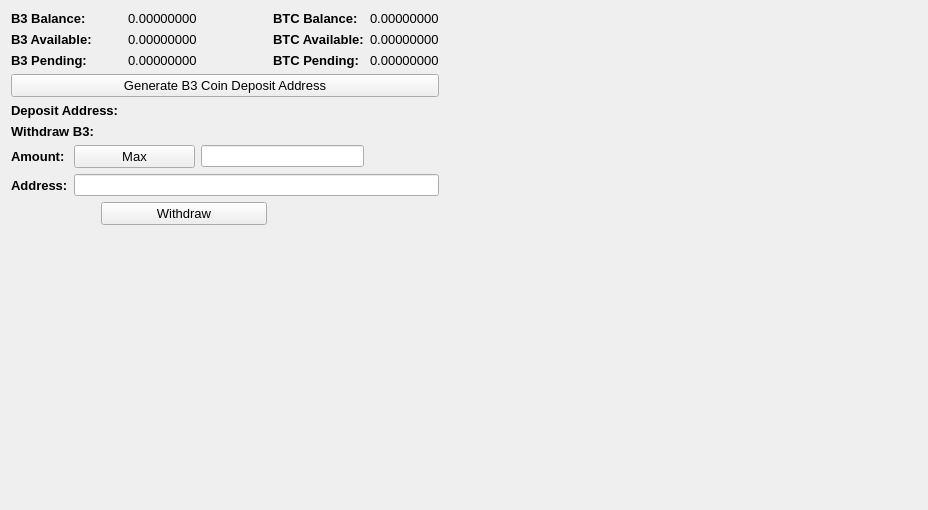
     <widget class="QWidget" name="BalanceTab">
      <attribute name="title">
       <string>Balance</string>
      </attribute>
      <layout class="QGridLayout" name="gridLayout_2">
       <item row="0" column="0" colspan="2">
        <widget class="QLabel" name="label_11">
         <property name="font">
          <font>
           <pointsize>10</pointsize>
           <weight>75</weight>
           <bold>true</bold>
          </font>
         </property>
         <property name="text">
          <string>B3 Balance:</string>
         </property>
        </widget>
       </item>
       <item row="0" column="3" colspan="2">
        <widget class="QLabel" name="TXBalanceLabel">
         <property name="font">
          <font>
           <pointsize>10</pointsize>
          </font>
         </property>
         <property name="text">
          <string>0.00000000</string>
         </property>
         <property name="textInteractionFlags">
          <set>Qt::LinksAccessibleByMouse|Qt::TextSelectableByMouse</set>
         </property>
        </widget>
       </item>
       <item row="0" column="5">
        <widget class="QLabel" name="label_12">
         <property name="font">
          <font>
           <pointsize>10</pointsize>
           <weight>75</weight>
           <bold>true</bold>
          </font>
         </property>
         <property name="text">
          <string>BTC Balance:</string>
         </property>
        </widget>
       </item>
       <item row="0" column="6">
        <widget class="QLabel" name="BitcoinBalanceLabel">
         <property name="font">
          <font>
           <pointsize>10</pointsize>
          </font>
         </property>
         <property name="text">
          <string>0.00000000</string>
         </property>
         <property name="textInteractionFlags">
          <set>Qt::LinksAccessibleByMouse|Qt::TextSelectableByMouse</set>
         </property>
        </widget>
       </item>
       <item row="0" column="7" rowspan="10">
        <spacer name="horizontalSpacer_4">
         <property name="orientation">
          <enum>Qt::Horizontal</enum>
         </property>
         <property name="sizeHint" stdset="0">
          <size>
           <width>478</width>
           <height>488</height>
          </size>
         </property>
        </spacer>
       </item>
       <item row="1" column="0" colspan="2">
        <widget class="QLabel" name="label_13">
         <property name="font">
          <font>
           <pointsize>10</pointsize>
           <weight>75</weight>
           <bold>true</bold>
          </font>
         </property>
         <property name="text">
          <string>B3 Available:</string>
         </property>
        </widget>
       </item>
       <item row="1" column="3" colspan="2">
        <widget class="QLabel" name="TXAvailableLabel_2">
         <property name="font">
          <font>
           <pointsize>10</pointsize>
          </font>
         </property>
         <property name="text">
          <string>0.00000000</string>
         </property>
         <property name="textInteractionFlags">
          <set>Qt::LinksAccessibleByMouse|Qt::TextSelectableByMouse</set>
         </property>
        </widget>
       </item>
       <item row="1" column="5">
        <widget class="QLabel" name="label_15">
         <property name="font">
          <font>
           <pointsize>10</pointsize>
           <weight>75</weight>
           <bold>true</bold>
          </font>
         </property>
         <property name="text">
          <string>BTC Available:</string>
         </property>
        </widget>
       </item>
       <item row="1" column="6">
        <widget class="QLabel" name="BitcoinAvailableLabel">
         <property name="font">
          <font>
           <pointsize>10</pointsize>
          </font>
         </property>
         <property name="text">
          <string>0.00000000</string>
         </property>
         <property name="textInteractionFlags">
          <set>Qt::LinksAccessibleByMouse|Qt::TextSelectableByMouse</set>
         </property>
        </widget>
       </item>
       <item row="2" column="0" colspan="2">
        <widget class="QLabel" name="label_14">
         <property name="font">
          <font>
           <pointsize>10</pointsize>
           <weight>75</weight>
           <bold>true</bold>
          </font>
         </property>
         <property name="text">
          <string>B3 Pending:</string>
         </property>
        </widget>
       </item>
       <item row="2" column="3" colspan="2">
        <widget class="QLabel" name="TXPendingLabel">
         <property name="font">
          <font>
           <pointsize>10</pointsize>
          </font>
         </property>
         <property name="text">
          <string>0.00000000</string>
         </property>
         <property name="textInteractionFlags">
          <set>Qt::LinksAccessibleByMouse|Qt::TextSelectableByMouse</set>
         </property>
        </widget>
       </item>
       <item row="2" column="5">
        <widget class="QLabel" name="label_31">
         <property name="font">
          <font>
           <pointsize>10</pointsize>
           <weight>75</weight>
           <bold>true</bold>
          </font>
         </property>
         <property name="text">
          <string>BTC Pending:</string>
         </property>
        </widget>
       </item>
       <item row="2" column="6">
        <widget class="QLabel" name="BitcoinPendingLabel">
         <property name="font">
          <font>
           <pointsize>10</pointsize>
          </font>
         </property>
         <property name="text">
          <string>0.00000000</string>
         </property>
         <property name="textInteractionFlags">
          <set>Qt::LinksAccessibleByMouse|Qt::TextSelectableByMouse</set>
         </property>
        </widget>
       </item>
       <item row="3" column="0" colspan="7">
        <widget class="QPushButton" name="GenDepositBTN">
         <property name="font">
          <font>
           <pointsize>10</pointsize>
          </font>
         </property>
         <property name="text">
          <string>Generate B3 Coin Deposit Address</string>
         </property>
        </widget>
       </item>
       <item row="4" column="0" colspan="3">
        <widget class="QLabel" name="label_33">
         <property name="font">
          <font>
           <pointsize>10</pointsize>
           <weight>75</weight>
           <bold>true</bold>
          </font>
         </property>
         <property name="text">
          <string>Deposit Address:</string>
         </property>
        </widget>
       </item>
       <item row="4" column="3" colspan="4">
        <widget class="QLabel" name="DepositAddressLabel">
         <property name="minimumSize">
          <size>
           <width>311</width>
           <height>0</height>
          </size>
         </property>
         <property name="palette">
          <palette>
           <active>
            <colorrole role="WindowText">
             <brush brushstyle="SolidPattern">
              <color alpha="255">
               <red>0</red>
               <green>0</green>
               <blue>0</blue>
              </color>
             </brush>
            </colorrole>
            <colorrole role="Text">
             <brush brushstyle="SolidPattern">
              <color alpha="255">
               <red>0</red>
               <green>0</green>
               <blue>255</blue>
              </color>
             </brush>
            </colorrole>
           </active>
           <inactive>
            <colorrole role="WindowText">
             <brush brushstyle="SolidPattern">
              <color alpha="255">
               <red>0</red>
               <green>0</green>
               <blue>0</blue>
              </color>
             </brush>
            </colorrole>
            <colorrole role="Text">
             <brush brushstyle="SolidPattern">
              <color alpha="255">
               <red>0</red>
               <green>0</green>
               <blue>255</blue>
              </color>
             </brush>
            </colorrole>
           </inactive>
           <disabled>
            <colorrole role="WindowText">
             <brush brushstyle="SolidPattern">
              <color alpha="255">
               <red>120</red>
               <green>120</green>
               <blue>120</blue>
              </color>
             </brush>
            </colorrole>
            <colorrole role="Text">
             <brush brushstyle="SolidPattern">
              <color alpha="255">
               <red>120</red>
               <green>120</green>
               <blue>120</blue>
              </color>
             </brush>
            </colorrole>
           </disabled>
          </palette>
         </property>
         <property name="font">
          <font>
           <pointsize>10</pointsize>
           <weight>75</weight>
           <bold>true</bold>
          </font>
         </property>
         <property name="text">
          <string/>
         </property>
         <property name="alignment">
          <set>Qt::AlignRight|Qt::AlignTrailing|Qt::AlignVCenter</set>
         </property>
         <property name="textInteractionFlags">
          <set>Qt::LinksAccessibleByMouse|Qt::TextSelectableByKeyboard|Qt::TextSelectableByMouse</set>
         </property>
        </widget>
       </item>
       <item row="5" column="0" colspan="2">
        <widget class="QLabel" name="label_34">
         <property name="font">
          <font>
           <pointsize>10</pointsize>
           <weight>75</weight>
           <bold>true</bold>
          </font>
         </property>
         <property name="text">
          <string>Withdraw B3:</string>
         </property>
        </widget>
       </item>
       <item row="6" column="0">
        <widget class="QLabel" name="label_26">
         <property name="font">
          <font>
           <pointsize>10</pointsize>
           <weight>75</weight>
           <bold>true</bold>
          </font>
         </property>
         <property name="text">
          <string>Amount:</string>
         </property>
        </widget>
       </item>
       <item row="6" column="1" colspan="3">
        <widget class="QPushButton" name="Withdraw_Max_Amount">
         <property name="font">
          <font>
           <pointsize>10</pointsize>
          </font>
         </property>
         <property name="text">
          <string>Max</string>
         </property>
        </widget>
       </item>
       <item row="6" column="4" colspan="2">
        <widget class="QLineEdit" name="WithdrawUnitsInput">
         <property name="font">
          <font>
           <pointsize>9</pointsize>
           <weight>75</weight>
           <bold>true</bold>
          </font>
         </property>
         <property name="text">
          <string/>
         </property>
        </widget>
       </item>
       <item row="7" column="0">
        <widget class="QLabel" name="label_10">
         <property name="font">
          <font>
           <pointsize>10</pointsize>
           <weight>75</weight>
           <bold>true</bold>
          </font>
         </property>
         <property name="text">
          <string>Address:</string>
         </property>
        </widget>
       </item>
       <item row="7" column="1" colspan="6">
        <widget class="QLineEdit" name="WithdrawAddress">
         <property name="font">
          <font>
           <pointsize>9</pointsize>
           <weight>75</weight>
           <bold>true</bold>
          </font>
         </property>
        </widget>
       </item>
       <item row="8" column="2" colspan="3">
        <widget class="QPushButton" name="WithdrawUnitsBtn">
         <property name="font">
          <font>
           <pointsize>10</pointsize>
          </font>
         </property>
         <property name="text">
          <string>Withdraw</string>
         </property>
        </widget>
       </item>
       <item row="9" column="0" colspan="7">
        <spacer name="verticalSpacer">
         <property name="orientation">
          <enum>Qt::Vertical</enum>
         </property>
         <property name="sizeHint" stdset="0">
          <size>
           <width>428</width>
           <height>262</height>
          </size>
         </property>
        </spacer>
       </item>
      </layout>
      <zorder>label_31</zorder>
      <zorder>label_15</zorder>
      <zorder>label_12</zorder>
      <zorder>label_14</zorder>
      <zorder>label_13</zorder>
      <zorder>label_11</zorder>
      <zorder>BitcoinBalanceLabel</zorder>
      <zorder>TXBalanceLabel</zorder>
      <zorder>TXAvailableLabel_2</zorder>
      <zorder>TXPendingLabel</zorder>
      <zorder>BitcoinAvailableLabel</zorder>
      <zorder>BitcoinPendingLabel</zorder>
      <zorder>label_33</zorder>
      <zorder>GenDepositBTN</zorder>
      <zorder>DepositAddressLabel</zorder>
      <zorder>Withdraw_Max_Amount</zorder>
      <zorder>label_34</zorder>
      <zorder>WithdrawUnitsInput</zorder>
      <zorder>label_10</zorder>
      <zorder>label_26</zorder>
      <zorder>WithdrawAddress</zorder>
      <zorder>WithdrawUnitsBtn</zorder>
      <zorder>horizontalSpacer_4</zorder>
      <zorder>verticalSpacer</zorder>
     </widget>
